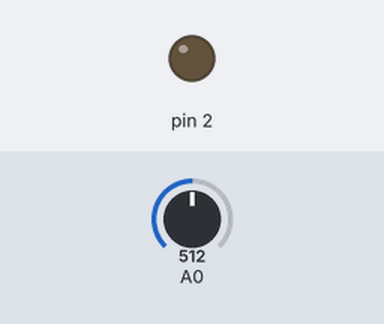
A sketch run on a simulated Arduino Uno, built with avr-gcc and run on an emulated ATmega328P. On the bench: output pins drawn as LEDs (lit = HIGH). Dashed ring = blinking. The inputs (shaded band) are chosen by the test bench; at power-on: A0 = 512.

Above: at 1.2 s.
1.3 s: A0 set to 594
2.8 s: A0 set to 616
At 5.6 s:
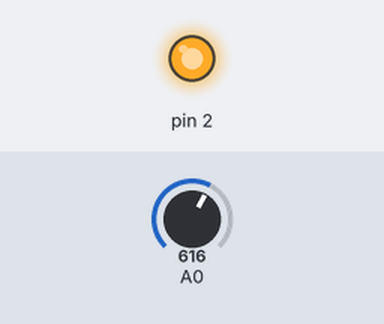
5.8 s: A0 set to 590
At 6.7 s:
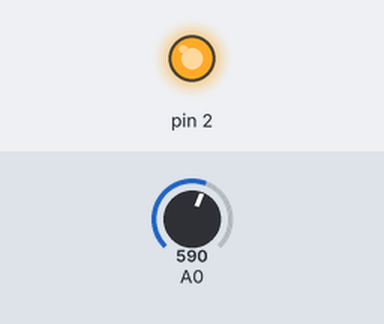
7.3 s: A0 set to 610
At 8.8 s:
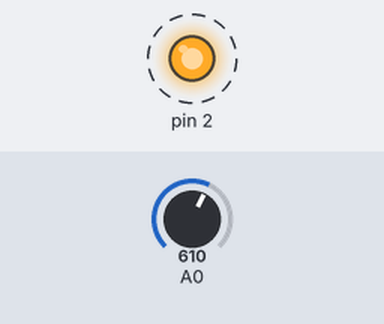
Timing chart, 0 to 11.3 s (numbered marks = the images above; inputs shaded):
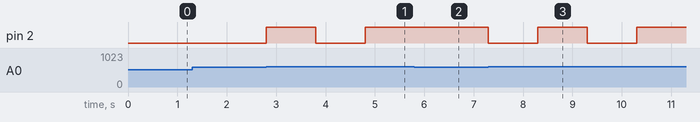

Measured:
- the behaviour switches between 600 and 601 on A0 (found by bisection; images 0 and 1)
- after the input at 1.3 s, every drawn part: stays the same
- after the input at 2.8 s, pin 2: LOW → HIGH at once, → LOW 1.0 s later, → HIGH 1.0 s later
- after the input at 5.8 s, pin 2: stays HIGH (without the input it goes to LOW after 0.00 s)
- after the input at 7.3 s, pin 2: alternates HIGH for 1.0 s and LOW for 1.0 s, starting at once

The sketch:

Bombillo_con_aplausos_recomendado.ino
```cpp
void setup() {
  pinMode(2, OUTPUT);
  pinMode(A0, INPUT);
}
void loop() {
  if(analogRead(A0) > 600) {
    digitalWrite(2, !digitalRead(2));
    delay(1000);
  }
}
```
